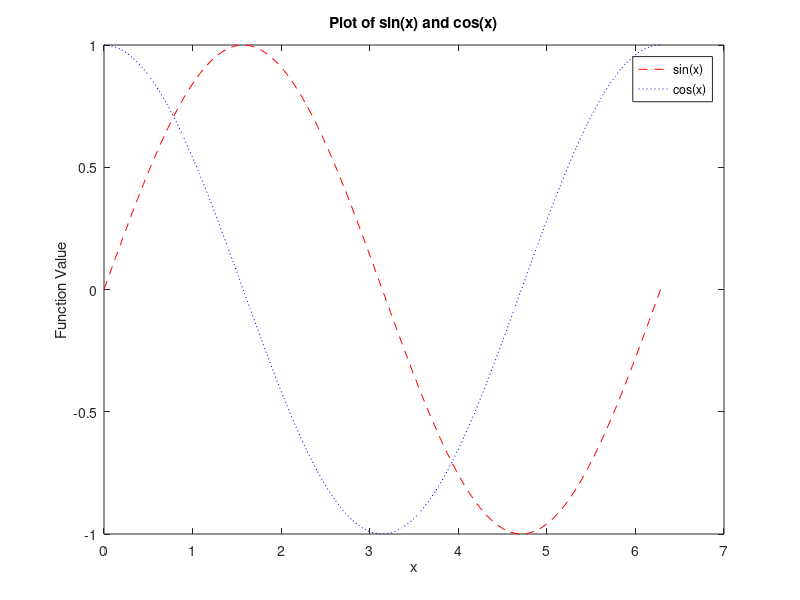
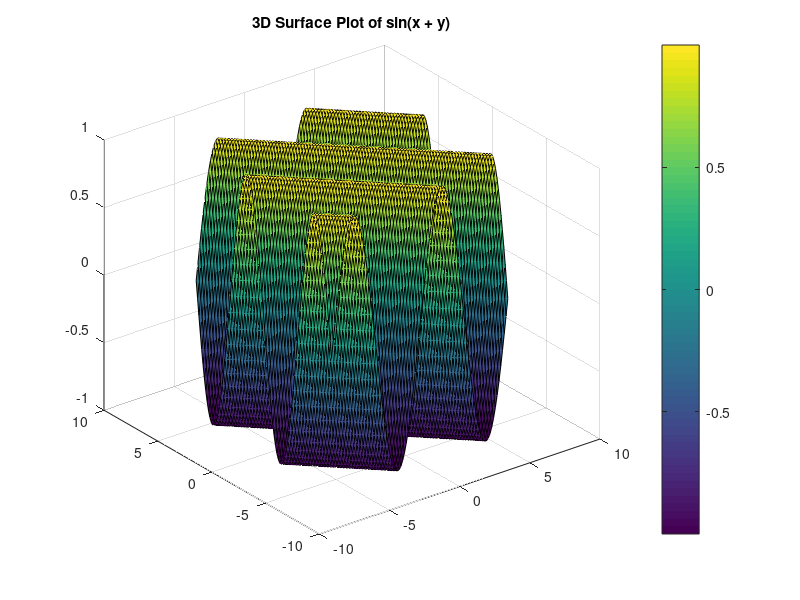
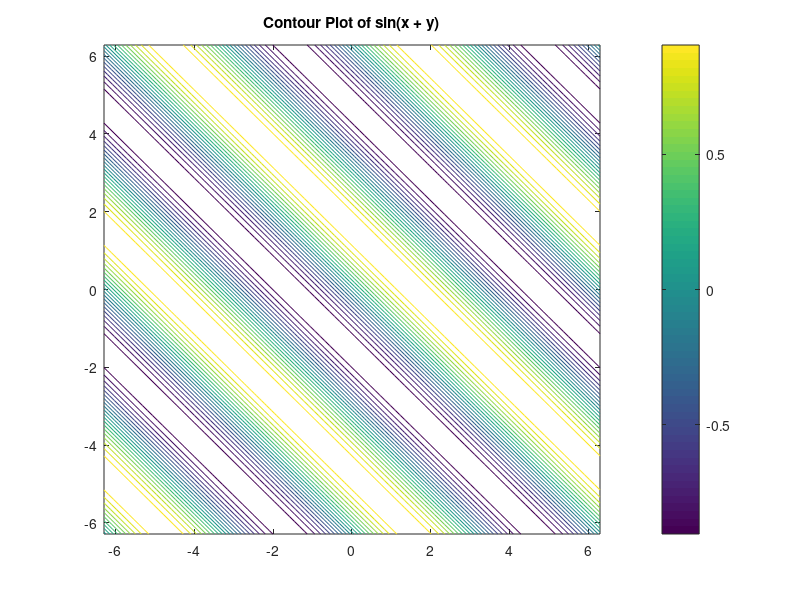

Here is the MATLAB script that generated these plots, in order:
%% 2(a)
x= linspace(0,2*pi,100);
Y_exp=exp(x);
Y_sin=sin(x);
%% 2(b)
figure;
plot(x, sin(x), 'r--', 'DisplayName', 'sin(x)'); hold on;
plot(x, cos(x), 'b:', 'DisplayName', 'cos(x)');
legend;
xlabel('x'); ylabel('Function Value');
title('Plot of sin(x) and cos(x)');
%% 2(c)
x = linspace(-2*pi, 2*pi, 100);
y = linspace(-2*pi, 2*pi, 100);
[X, Y] = meshgrid(x, y);
Z = sin(X + Y);

%% 2(d)
% Surface plot
figure;
surf(X, Y, Z);
colorbar;
title('3D Surface Plot of sin(x + y)');

% Contour plot
figure;
contour(X, Y, Z,20);
colorbar;
title('Contour Plot of sin(x + y)');
